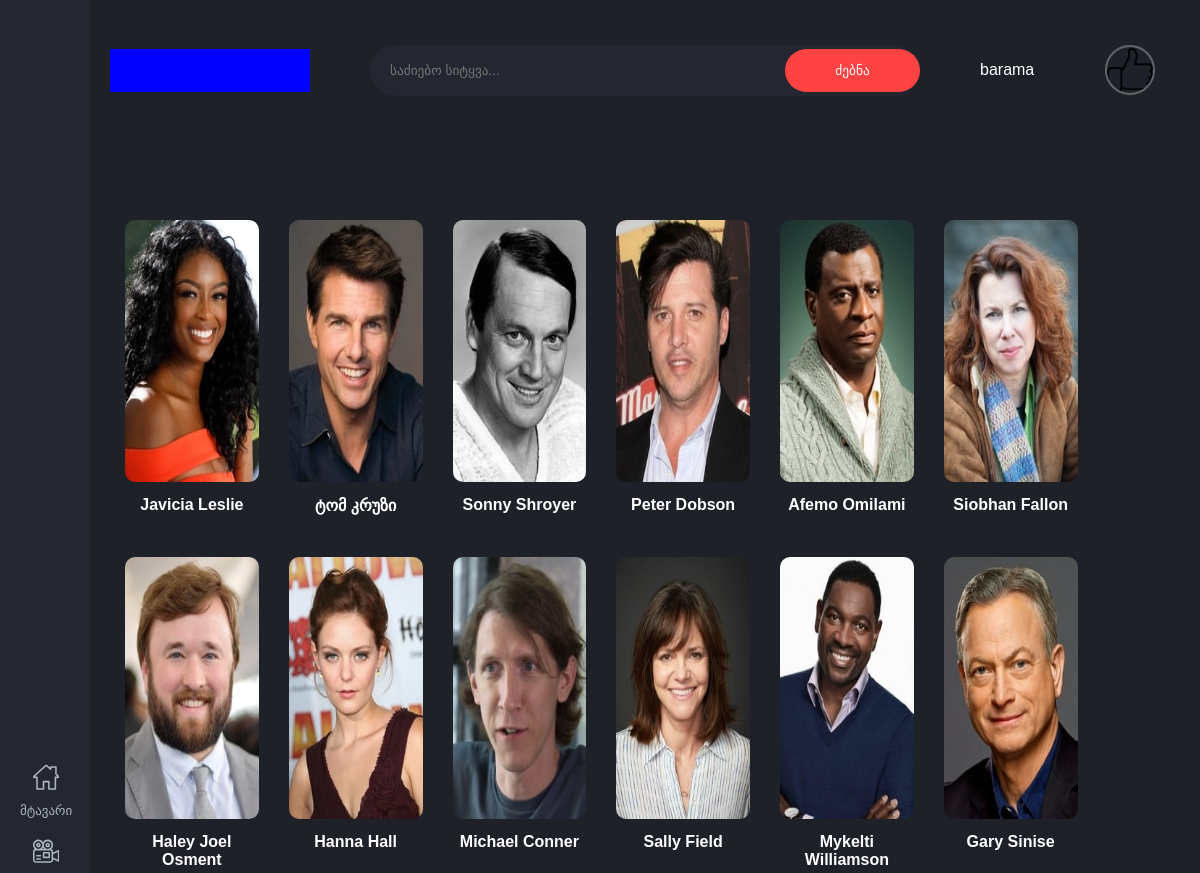
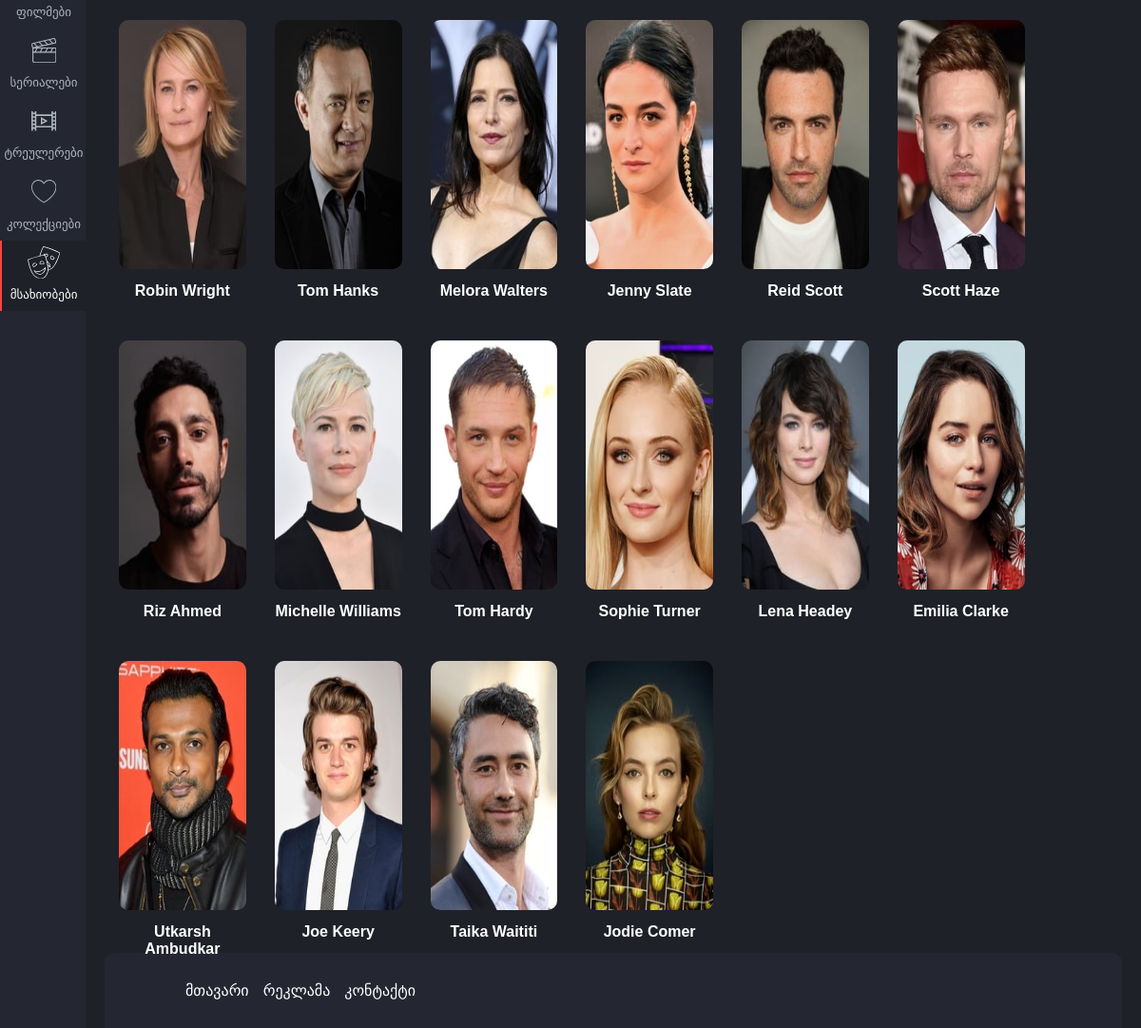
/actors/ (signed in), run on the app's committed database (2 pictures, top to bottom).
### movie_core/models.py (models this page shows, shortened)
class Profile(models.Model):
    user = models.OneToOneField(User, on_delete=CASCADE, blank=True)
    image = models.ImageField(default='users/2.svg', upload_to='users/profile_pictures')
    objects = models.Manager()
    class Meta:
        verbose_name_plural = " პროფილები"

class Actor(models.Model):
    actor = models.CharField(max_length=255)
    actor_image = models.ImageField(upload_to='images/actors')
    date = models.DateField()
    objects = models.Manager()
    class Meta:
        verbose_name_plural = " მსახიობები"

### movie_core/views.py (the view)
# urls.py: path('actors/', ActorsListView.as_view(), name='actors'),
class ActorsListView(ListView):
    template_name = 'core/actors.html'
    model = Actor
    context_object_name = 'all_actors'
    ordering = ['-id']
    paginate_by = 28

### movie_core/templates/core/actors.html (shortened to what this page needs)
{% extends 'core/base.html' %}
{% block content %}
<div class="actors-container infinite-container">
  {% for actor in all_actors %}
  <a href="{% url 'actors_movies' actor.id %}" class="actor-box infinite-item">
    <img src="{{actor.actor_image.url}}" alt="">
    <h4>{{actor.actor}}</h4>
  </a>
  {% endfor %}
</div>
{% endblock %}

### movie_core/templates/core/base.html (shortened to what this page needs)
<!DOCTYPE html>
{% load static %}
<html>
<head>
	<link rel="stylesheet" type="text/css" href="{% static 'css/base.css' %}">
	<link rel="stylesheet" href="{% static 'css/swiper/swiper-bundle.css' %}"/>
	<link rel="stylesheet" href="{% static 'css/swiper/swiper-bundle.min.css' %}"/>
	<link rel="stylesheet" type="text/css" href="{% static 'css/movies.css' %}">
  <link rel="stylesheet" href="{% static 'css/actors.css' %}">
	<link rel="stylesheet" href="{% static 'css/all_list.css' %}">
	<link rel="stylesheet" href="{% static 'css/login-register.css' %}">
</head>
<body>
	{% url 'home' as home %}
	{% url 'actors' as actors %}
	{% url 'serials' as serials %}
	{% url 'trailers' as trailers %}
	{% url 'movies' as movie_list %}
	{% url 'favorites' as favorites %}
	{% url 'watch_later' as watch_later %}
	{% url 'rated' as rated %}
	{% url 'collections' as collection %}
	{% url 'edit_profile' as edit_profile %}
	{% include 'core/nav-bar.html' %}
	<div class="content">
		<header>
			<div class="logo"></div>
			<form class="search-movie" id="search-form" action="{% url 'search' %}" method="get">
				<input type="search" id="search-input" name="search" value="{{request.GET.search}}" placeholder="საძიებო სიტყვა..." autocomplete="off">
				<button type="submit">ძებნა</button>
			</form>
			{% if user.is_authenticated %}
			<div  class="log-in">
				<div class="log-in-authorization">{{request.user}}</div>
				<div class="log-in-image"><img src="{{request.user.profile.image.url}}" style="width:100%;height:100%:" class="menu-clicker">
				</div>
			</div>
			{% else %}
			<a href="{%url 'login'%}" class="log-in">
				<div class="log-in-authorization">ავტორიზაცია</div>
				<div class="log-in-image"><img src="/images/images/2.svg"></div>
			</a>
			{% endif %}
		</header>
		<div class="movie-content">
		{% block content %}
		{% endblock %}
		</div>
		<footer>
			<ul>
				<li><a href="">მთავარი</a></li>
				<li><a href="">რეკლამა</a></li>
				<li><a href="">კონტაქტი</a></li>
			</ul>
		</footer>
	</div>
</body>
</html>

### movie_core/static/css/base.css (style rules this page uses)
* { margin: 0; padding: 0; box-sizing: border-box; text-decoration: none; list-style: none; }
body { background:#1f2128; font-family: NotoSansGeorgian-Regular,sans-serif; }
.content { width: calc(100% - 90px); float: left; margin-left: 90px; padding: 20px 20px 0 20px; }
.content header { width: 100%; height: 100px; background: #1f2128; display: flex; justify-content:space-between; align-items: center; }
header .logo { width: 200px; height: 43px; background: blue; }
header .search-movie { width: 550px; height: 51px; display: flex; }
header form { background:#242731; border-radius: 30px; color: white; padding: 4px 0 4px 0; }
header .search-movie input[type='search'] { width: 415px; padding-left: 10px; background: none; outline: none; border:0; color: white; padding: 0 20px; }
header .search-movie button[type='submit'] { width: calc(100% - 415px); border-radius: 30px; background-color: #ff4343; outline: none; border:0; color: white; cursor: pointer; }
.log-in { width: 200px; height: 43px; display: flex; align-items: center; justify-content: space-between; padding: 0 25px 0 0; cursor: pointer; }
.log-in-authorization { color: white; }
.log-in-image { width: 50px; height: 50px; border:2px solid rgba(255,255,255,.3); border-radius: 50%; overflow: hidden; }
.movie-content { background-color: #1f2128; margin-top: 40px; display: flex; flex-direction: column; justify-content: center; }
footer { width: 100%; background: #242731; padding: 30px 0 30px 70px; margin:0 auto; border-radius: 10px 10px 0 0; margin-top: 30px; }
footer ul { display: flex; }
footer ul li a { color: white; margin-left: 15px; }

### movie_core/static/css/actors.css (style rules this page uses)
.actors-container { width: 100%; display: flex; flex-wrap: wrap; text-align: center; }
.actors-container .actor-box { width: calc(100%/8); height: 262px; margin: 60px 15px 15px 15px; }
.actors-container .actor-box img { width: 100%; height: 100%; border-radius: 10px; }
.actors-container .actor-box h4 { color: white; margin-top: 10px; }

### data on the page
Actor: actor_image (picture), actor "Javicia Leslie"
Actor: actor_image (picture), actor "ტომ კრუზი"
Actor: actor_image (picture), actor "Sonny Shroyer"
Actor: actor_image (picture), actor "Peter Dobson"
Actor: actor_image (picture), actor "Afemo Omilami"
Actor: actor_image (picture), actor "Siobhan Fallon"
Actor: actor_image (picture), actor "Haley Joel Osment"
Actor: actor_image (picture), actor "Hanna Hall"
Actor: actor_image (picture), actor "Michael Conner"
Actor: actor_image (picture), actor "Sally Field"
Actor: actor_image (picture), actor "Mykelti Williamson"
Actor: actor_image (picture), actor "Gary Sinise"
Actor: actor_image (picture), actor "Robin Wright"
Actor: actor_image (picture), actor "Tom Hanks"
Actor: actor_image (picture), actor "Melora Walters"
Actor: actor_image (picture), actor "Jenny Slate"
Actor: actor_image (picture), actor "Reid Scott"
Actor: actor_image (picture), actor "Scott Haze"
Actor: actor_image (picture), actor "Riz Ahmed"
Actor: actor_image (picture), actor "Michelle Williams"
Actor: actor_image (picture), actor "Tom Hardy"
Actor: actor_image (picture), actor "Sophie Turner"
Actor: actor_image (picture), actor "Lena Headey"
Actor: actor_image (picture), actor "Emilia Clarke"
Actor: actor_image (picture), actor "Utkarsh Ambudkar"
Actor: actor_image (picture), actor "Joe Keery"
Actor: actor_image (picture), actor "Taika Waititi"
Actor: actor_image (picture), actor "Jodie Comer"

### other printed values
{{ request.user }} "barama"
